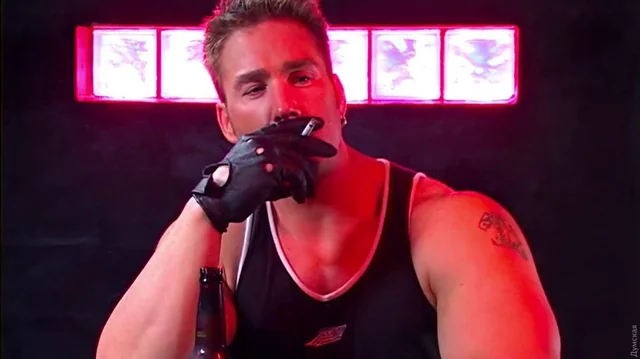
%> input picture Individual_Work_4/Images/img_1.png, 640 x 359 px
$ octave LW_4.m   (GNU Octave 9; MATLAB toolbox functions it lacks are replaced by stand-ins)
%> lines starting %> are read from the running program, lines starting %| are printed output that depends on the picture
% Prerequisites
random_seed_1 = 1;
rng(random_seed_1);

% 1.1 Display the image.
image = imread("Individual_Work_4/Images/img_1.png");
%> image is the input picture: size 359x640x3 uint8; mean R, G, B 103, 45.9, 65.1
cropped_region = image(1+(1:256), 1+(129:384), :);
fprintf('Cropped region size: %d x %d x %d\n', size(cropped_region));
%| Cropped region size: 256 x 256 x 3
figure(1);
imshow(image);
title('\textbf{Original Image}', ...
    'Interpreter', ...
    'latex');
set(gca,'FontName', 'Arial Cyr', 'FontSize', 16);
waitfor(gcf);

figure(2);
imshow(cropped_region);
title('\textbf{Cropped Region $\mathbf{256\times256}$ of the Original Image}', ...
    'Interpreter', ...
    'latex');
set(gca,'FontName', 'Arial Cyr', 'FontSize', 16);
waitfor(gcf);

% 1.2 Add 128 pixels
c1 = imadd(cropped_region, 128);

figure(3);
imshow(c1);
title(['\textbf{Cropped Region $\mathbf{256\times256}$ ' ...
    'with Addition of $128$ Pixels}'], ...
    'Interpreter', ...
    'latex');
set(gca,'FontName', 'Arial Cyr', 'FontSize', 16);
waitfor(gcf);

% 1.3 Subtract 128 pixels
c2 = imsubtract(cropped_region, 128);

figure(4);
imshow(c2);
title(['\textbf{Cropped Region $\mathbf{256\times256}$ ' ...
    'with Subtraction of $\mathbf{128}$ Pixels}'], ...
    'Interpreter', ...
    'latex');
set(gca,'FontName', 'Arial Cyr', 'FontSize', 16);
waitfor(gcf);

% 1.4 Divide by 2
c3 = imdivide(cropped_region, 2);

figure(5);
imshow(c3);
title(['\textbf{Cropped Region $\mathbf{256\times256}$ ' ...
    'with Division by 2}'], ...
    'Interpreter', ...
    'latex');
set(gca,'FontName', 'Arial Cyr', 'FontSize', 16);
waitfor(gcf);

% 1.5 Multiply by 2
c4 = immultiply(cropped_region, 2);

figure(6);
imshow(c4);
title(['\textbf{Cropped Region $\mathbf{256\times256}$ ' ...
    'with Multiplication by 2}'], ...
    'Interpreter', ...
    'latex');
set(gca,'FontName', 'Arial Cyr', 'FontSize', 16);
waitfor(gcf);

% 1.6 Multiply by 0.5 and add 128
c5 = imadd(immultiply(cropped_region, 0.5), 128);
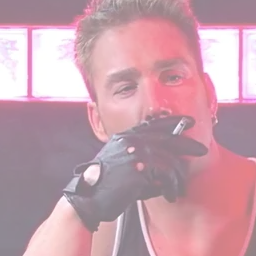
%> c5: size 256x256x3 uint8; mean R, G, B 199.7, 160, 172

figure(7);
imshow(c5);
title(['\textbf{Cropped Region $\mathbf{256\times256}$ ' ...
    'with Multiplication by 0.5 and Addition of 128}'], ...
    'Interpreter', ...
    'latex');
set(gca,'FontName', 'Arial Cyr', 'FontSize', 16);
waitfor(gcf);

% 2.1 Histogram Color Image
R=imhist(cropped_region(:, :, 1));
%> R = 256 values, max 3610 at index 256, min 0 at index 1, mean 256
G=imhist(cropped_region(:, :, 2));
%> G = 256 values, max 4509 at index 1, min 27 at index 161, mean 256
B=imhist(cropped_region(:, :, 3));
%> B = 256 values, max 3215 at index 256, min 15 at index 1, mean 256

figure(13);
plot(R, 'r', 'LineWidth', 1.5);
hold on;
plot(G, 'g', 'LineWidth', 1.5);
hold on;
plot(B, 'b', 'LineWidth', 1.5);
legend({'\textbf{Red channel}', ...
    '\textbf{Green channel}', ...
    '\textbf{Blue channel}'}, ...
    'Interpreter', 'latex', ...
    'Location', 'best');
title('\textbf{Histogram of the Cropped Region}', ...
    'Interpreter', ...
    'latex');
xlabel('\textbf{Intensity Value}', 'Interpreter', 'latex');
ylabel('\textbf{Count}', 'Interpreter', 'latex');
set(gca,'FontName', 'Arial Cyr', 'FontSize', 16);
axis tight;
%> figure, not shown here; curve peaks at x = 256, y = 3610; curve peaks at x = 1, y = 4509; curve peaks at x = 256, y = 3215
waitfor(gcf);

% 2.2 Histogram equalization
I2(:,:,1) = histeq(cropped_region(:,:,1));
I2(:,:,2) = histeq(cropped_region(:,:,2));
I2(:,:,3) = histeq(cropped_region(:,:,3));
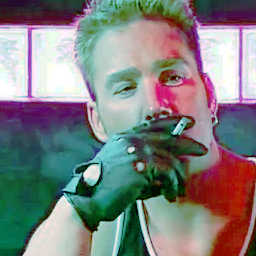
%> I2: size 256x256x3 uint8; mean R, G, B 126.5, 127.7, 127
R=imhist(I2(:,:,1));
%> R = 256 values, max 3610 at index 256, min 0 at index 2, mean 256
G=imhist(I2(:,:,2));
%> G = 256 values, max 4509 at index 13, min 0 at index 1, mean 256
B=imhist(I2(:,:,3));
%> B = 256 values, max 3215 at index 256, min 0 at index 2, mean 256

figure(14);
plot(R, 'r', 'LineWidth', 1.5);
hold on;
plot(G, 'g', 'LineWidth', 1.5);
hold on;
plot(B, 'b', 'LineWidth', 1.5);
legend({'\textbf{Red channel}', ...
    '\textbf{Green channel}', ...
    '\textbf{Blue channel}'}, ...
    'Interpreter', 'latex', ...
    'Location', 'best');
title('\textbf{Equalized Histogram of the Cropped Region}', ...
    'Interpreter', ...
    'latex');
xlabel('\textbf{Intensity Value}', 'Interpreter', 'latex');
ylabel('\textbf{Count}', 'Interpreter', 'latex');
set(gca,'FontName', 'Arial Cyr', 'FontSize', 16);
axis tight;
%> figure, not shown here; curve peaks at x = 256, y = 3610; curve peaks at x = 13, y = 4509; curve peaks at x = 256, y = 3215
waitfor(gcf);

% 2.3 Display
figure(15);
subplot(1,2,1);
imshow(cropped_region);
title('\textbf{Cropped Region}', ...
    'Interpreter', ...
    'latex');
set(gca,'FontName', 'Arial Cyr', 'FontSize', 16);
subplot(1,2,2);
imshow(I2);
title('\textbf{Equalized Cropped Region}', ...
    'Interpreter', ...
    'latex');
set(gca,'FontName', 'Arial Cyr', 'FontSize', 16);
waitfor(gcf);

% 3.1 Filter 3x3
IG = rgb2gray(cropped_region);
figure(16);
imshow(IG);
title(['\textbf{Cropped Region $\mathbf{256\times256}$ ' ...
    'Converted to Black and White}'], ...
    'Interpreter', ...
    'latex');
set(gca,'FontName', 'Arial Cyr', 'FontSize', 16);
waitfor(gcf);

f1=fspecial('average');
cf1= filter2(f1, IG);
figure(17);
subplot(1,2,1);
imshow(IG);
title('\textbf{Cropped Region}', ...
    'Interpreter', ...
    'latex');
set(gca,'FontName', 'Arial Cyr', 'FontSize', 16);
subplot(1,2,2);
imshow(cf1/255);
title('\textbf{Filtered Cropped Region 3x3}', ...
    'Interpreter', ...
    'latex');
set(gca,'FontName', 'Arial Cyr', 'FontSize', 16);
waitfor(gcf);

% 3.2 Filter 5x7
IG = rgb2gray(cropped_region);

f1=fspecial('average', [5, 7]);
cf1= filter2(f1, IG);
figure(18);
subplot(1,2,1);
imshow(IG);
title('\textbf{Cropped Region}', ...
    'Interpreter', ...
    'latex');
set(gca,'FontName', 'Arial Cyr', 'FontSize', 16);
subplot(1,2,2);
imshow(cf1/255);
title('\textbf{Filtered Cropped Region 5x7}', ...
    'Interpreter', ...
    'latex');
set(gca,'FontName', 'Arial Cyr', 'FontSize', 16);
waitfor(gcf);

% 3.2.1 Filter 11x11
IG = rgb2gray(cropped_region);

f1=fspecial('average', [11, 11]);
cf1= filter2(f1, IG);
figure(26);
subplot(1,2,1);
imshow(IG);
title('\textbf{Cropped Region}', ...
    'Interpreter', ...
    'latex');
set(gca,'FontName', 'Arial Cyr', 'FontSize', 16);
subplot(1,2,2);
imshow(cf1/255);
title('\textbf{Filtered Cropped Region 11x11}', ...
    'Interpreter', ...
    'latex');
set(gca,'FontName', 'Arial Cyr', 'FontSize', 16);
waitfor(gcf);

% 3.3 Laplacian Filter
IG = rgb2gray(cropped_region);

f1=fspecial('laplacian');
cf2=filter2(f1, IG);
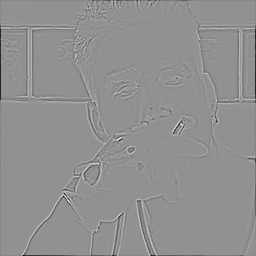
%> cf2: size 256x256 double; min -340.3, max 256.2, mean -1.3; drawn with min black and max white

f1=fspecial('log');
cf3=filter2(f1, IG);

figure(19);
subplot(1,3,1);
imshow(IG);
title('\textbf{Cropped Region}', ...
    'Interpreter', ...
    'latex');
set(gca,'FontName', 'Arial Cyr', 'FontSize', 16);
subplot(1,3,2);
imshow(cf2/255);
title('\textbf{Filtered Cropped Region Laplacian}', ...
    'Interpreter', ...
    'latex');
set(gca,'FontName', 'Arial Cyr', 'FontSize', 16);
subplot(1,3,3);
imshow(cf3/255);
title('\textbf{Filtered Cropped Region Laplacian Gaussian}', ...
    'Interpreter', ...
    'latex');
set(gca,'FontName', 'Arial Cyr', 'FontSize', 16);
waitfor(gcf);

% 3.4 Salt and Piper
IG=rgb2gray(cropped_region);
c_sp=imnoise(IG,'salt & pepper');

figure(20);
subplot(1,2,1);
imshow(IG);
title('\textbf{Cropped Region}', ...
    'Interpreter', ...
    'latex');
set(gca,'FontName', 'Arial Cyr', 'FontSize', 16);
subplot(1,2,2);
imshow(c_sp);
title('\textbf{Cropped Region Salt and Piper}', ...
    'Interpreter', ...
    'latex');
set(gca,'FontName', 'Arial Cyr', 'FontSize', 16);
waitfor(gcf);

% 3.5 Filter Salt and Piper
a3=fspecial('average');
a4=fspecial('average',[5,7]);
c_sp_f3=filter2(a3,c_sp);
c_sp_f4=filter2(a4,c_sp);

figure(21);
subplot(1,3,1);
imshow(c_sp);
title('\textbf{Cropped Region}', ...
    'Interpreter', ...
    'latex');
set(gca,'FontName', 'Arial Cyr', 'FontSize', 16);
subplot(1,3,2);
imshow(c_sp_f3/255);
title('\textbf{Filtered Cropped Region Salt and Piper 3x3}', ...
    'Interpreter', ...
    'latex');
set(gca,'FontName', 'Arial Cyr', 'FontSize', 16);
subplot(1,3,3);
imshow(c_sp_f4/255);
title('\textbf{Filtered Cropped Region Salt and Piper 5x7}', ...
    'Interpreter', ...
    'latex');
set(gca,'FontName', 'Arial Cyr', 'FontSize', 16);
waitfor(gcf);

% 4.1 Generate image
a=zeros(256,256);
a(78:178,78:178)=1;
af=fftshift(fft2(a));

figure(22);
subplot(1,2,1);
imshow(a);
title('\textbf{Generated Image}', ...
    'Interpreter', ...
    'latex');
set(gca,'FontName', 'Arial Cyr', 'FontSize', 16);
subplot(1,2,2);
imshow(af);
title('\textbf{Fourier Specter of the Image}', ...
    'Interpreter', ...
    'latex');
set(gca,'FontName', 'Arial Cyr', 'FontSize', 16);
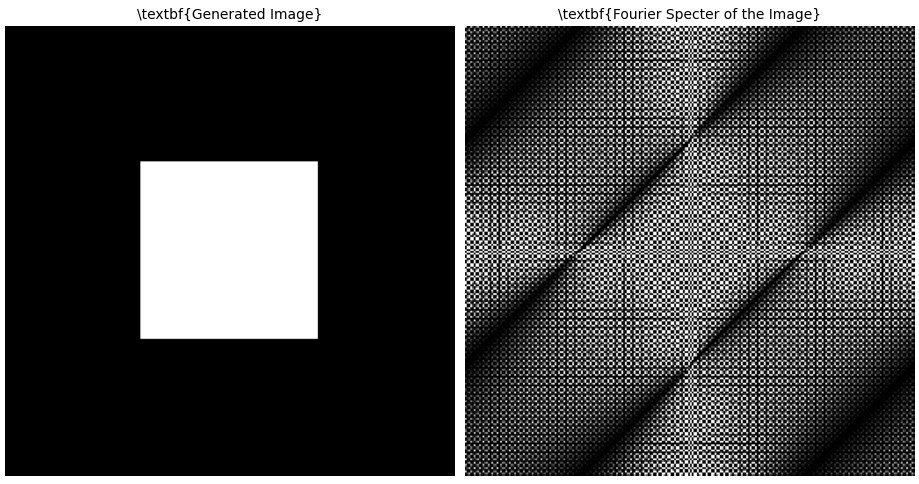
%> figure redrawn from the program's plot data, 2 panels
waitfor(gcf);

% 4.2 Salt and Piper Image
IG=rgb2gray(cropped_region);
c_sp=imnoise(IG,'salt & pepper');
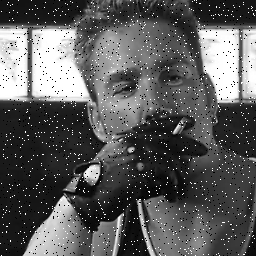
%> c_sp: size 256x256 uint8; min 0, max 255, mean 91.9; mean of the top-left, top-right, bottom-left and bottom-right quarters 132, 107.5, 66.4, 61.5
cf=fftshift(fft2(c_sp));

figure(23);
subplot(1,2,1);
imshow(IG);
title('\textbf{Cropped Region Black and White}', ...
    'Interpreter', ...
    'latex');
set(gca,'FontName', 'Arial Cyr', 'FontSize', 16);
subplot(1,2,2);
imshow(cf);
title('\textbf{Fourier Spectre of the Region}', ...
    'Interpreter', ...
    'latex');
set(gca,'FontName', 'Arial Cyr', 'FontSize', 16);
waitfor(gcf);

% 4.3 Multiply
cf1=cf.*a;

figure(24);
subplot(1,3,1);
imshow(a);
title('\textbf{Generated Image}', ...
    'Interpreter', ...
    'latex');
set(gca,'FontName', 'Arial Cyr', 'FontSize', 16);
subplot(1,3,2);
imshow(cf);
title('\textbf{Fourier Spectre of the Region}', ...
    'Interpreter', ...
    'latex');
set(gca,'FontName', 'Arial Cyr', 'FontSize', 16);
subplot(1,3,3);
imshow(cf1/255);
title(['\textbf{Fourier Spectre of the Region without ' ...
    'High Frequencies}'], ...
    'Interpreter', ...
    'latex');
set(gca,'FontName', 'Arial Cyr', 'FontSize', 16);
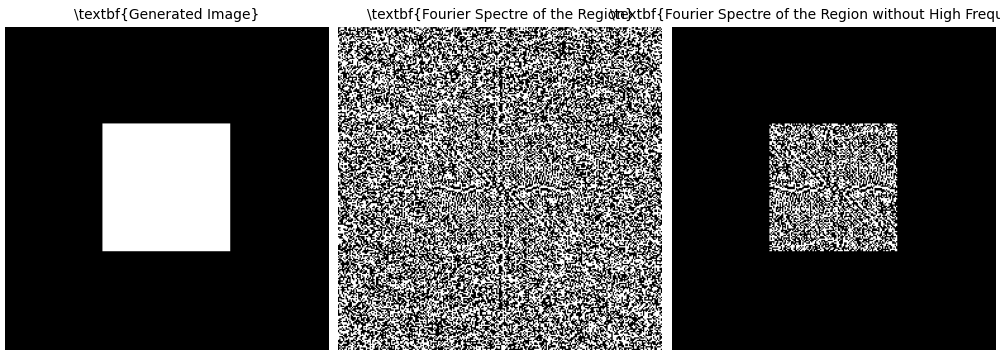
%> figure redrawn from the program's plot data, 3 panels
waitfor(gcf);

% 4.4 Inverse Fourier Transform
cf2=ifft2(cf1);

figure(25);
imshow(cf2/255);
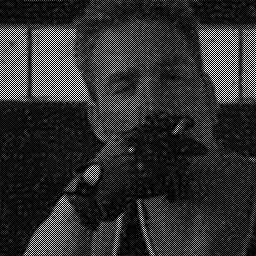
%> displayed picture: size 256x256, on the screen's scale of 0 to 255; min 0, max 255, mean 45.9
title(['\textbf{Inverse Fourier Transform - Cropped Region ' ...
    'without High Frequencies}'], ...
    'Interpreter', ...
    'latex');
set(gca,'FontName', 'Arial Cyr', 'FontSize', 16);
waitfor(gcf);
